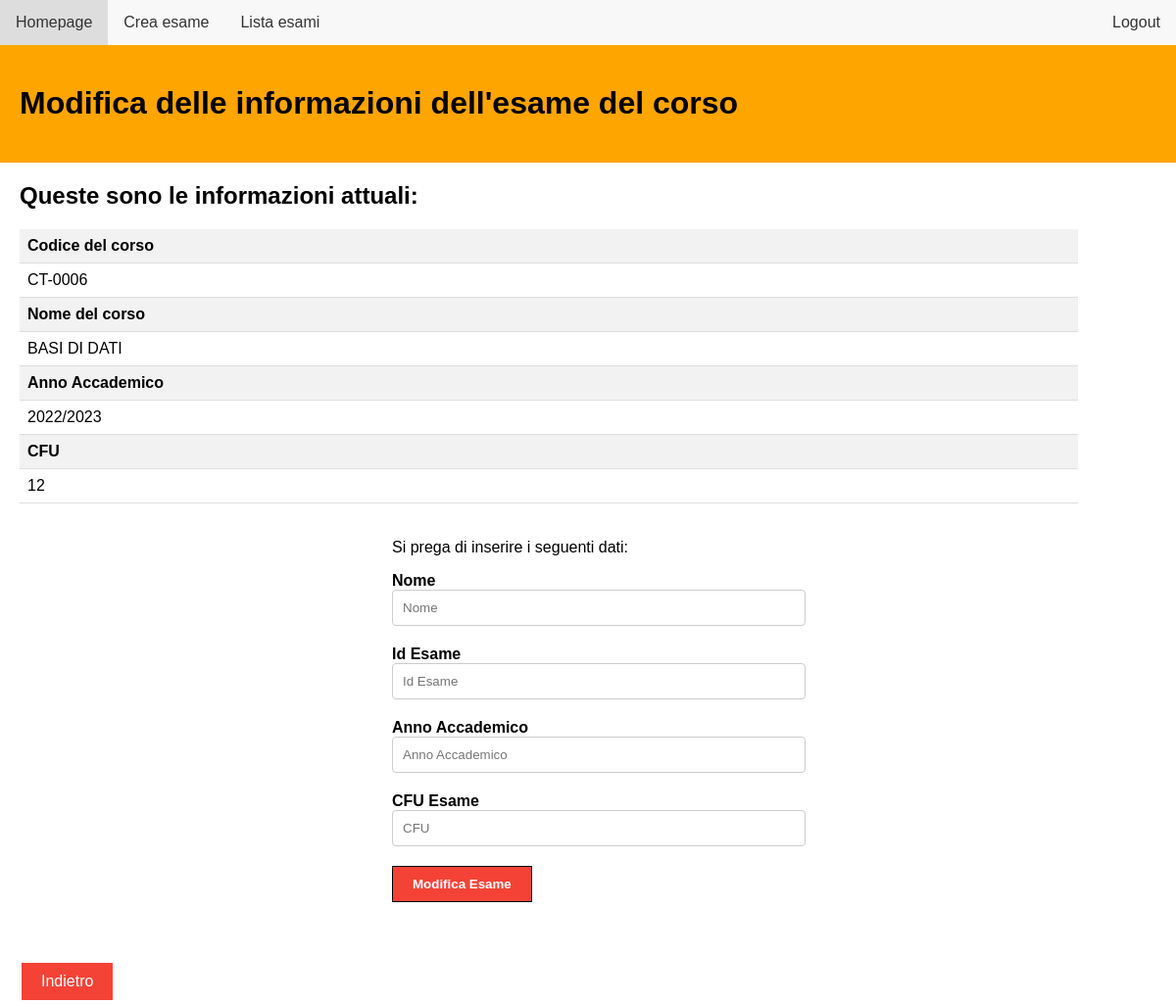
The page /modify_exam/CT-0006 (signed in) on the database its author committed.
### db_setup.py (models this page shows, shortened)
class Esame( db.Model):
    idE = db.Column(db.String(100), primary_key=True, unique = True)
    nome = db.Column(db.String(100))
    anno_accademico = db.Column(db.String(100))
    cfu = db.Column(db.Integer)

### routes.py (the view, shortened to what this page needs)
@bp.route('/modify_exam/<string:idE>', methods=['GET', 'POST'])
@login_required
def modify_exam(idE):
    from db_setup import Esame, db
    from forms import Modify_Exam
    form = Modify_Exam()
    db.session.commit()
    flask.flash('Esame aggiornato')
    esame=db.session.query(Esame).filter(Esame.idE == idE).first()
    """
        if Esame.query.filter_by(idE=idE).first() is not None:
            flask.flash('Esame già esistente', 'error')
            #return flask.redirect(flask.url_for('routes.exam_page', form=form, idE=idE, show_popup=show_popup))
        else:
            try:
                #da cambiare add
                db.session.add(esame)
                db.session.commit()
                print("Esame added successfully")
                show_popup = True
                #return flask.redirect(flask.url_for('routes.exam_page', form=form, idE=idE, show_popup=show_popup))
            except Exception as e:
                print("Error committing Esame:", e)
    """
    return flask.render_template('modify_exam.html', form=form, idE=idE, esame=esame)

### forms.py
class Modify_Exam( FlaskForm ):
    from db_setup import Esame
    nome = StringField('Nome', validators=[InputRequired(), Length(max=50)], render_kw={"placeholder": "Nome"})
    idE = StringField('Id Esame', validators=[InputRequired(), Length(max=50)], render_kw={"placeholder": "Id Esame"})
    anno_accademico = StringField('Anno Accademico', validators=[InputRequired(), Length(max=50)], render_kw={"placeholder": "Anno Accademico"})
    cfu = StringField('CFU Esame', validators=[InputRequired(), Length(max=50)], render_kw={"placeholder": "CFU Esame"})
    created = HiddenField()
    submit = SubmitField('Modifica Esame')

### routes.py (called while the page is built)
@login_manager.user_loader
def load_user(user_id):
    from db_setup import Docente
    return Docente.query.get(user_id)

### app/templates/modify_exam.html (shortened to what this page needs)
<!DOCTYPE html>
<html lang="en">
<head>
    <link rel="stylesheet" href="../static/exam_page.css">
    <link rel="stylesheet" href="../static/create_exam.css">
    <link rel="stylesheet" href="../static/goback.css">
</head>
<body>
    <ul>
        <li><a href="{{ url_for('routes.homepage') }}">Homepage</a></li>
        <li><a href="{{ url_for('routes.create_exam') }}">Crea esame</a></li>
        <li><a href="{{ url_for('routes.view_exams') }}">Lista esami</a></li>
        <li style="float:right"><a href="{{ url_for('routes.login') }}">Logout</a></li>
    </ul>
    <div id="Informazioni" class="w3-container">
        <h1>Modifica delle informazioni dell'esame del corso</h1>
    </div>
    <div id="Exam_Details">
        <h2>Queste sono le informazioni attuali:</h2>
        <table>
            <thead>
                <tr>
                    <th>Codice del corso</th>
                </tr>
            </thead>
            <tbody>
                <td>{{ esame.idE }}</td>
            </tbody>
        </table>
        <table>
            <thead>
                <tr>
                    <th>Nome del corso</th>
                </tr>
            </thead>
            <tbody>
                <td>{{ esame.nome }}</td>
            </tbody>
        </table>
        <table>
            <thead>
                <tr>
                    <th>Anno Accademico</th>
                </tr>
            </thead>
            <tbody>
                <td>{{ esame.anno_accademico }}</td>
            </tbody>
        </table>
        <table>
            <thead>
                <tr>
                    <th>CFU</th>
                </tr>
            </thead>
            <tbody>
                <td>{{ esame.cfu }}</td>
            </tbody>
        </table>
    </div>
    <form method="POST" action="{{ url_for('routes.modify_exam', idE=idE) }}">
        <p>Si prega di inserire i seguenti dati:</p>
        <div class="form-group">
            {{ form.nome.label(class="w3-label") }}
            {{ form.nome(class="w3-input w3-border", placeholder="Nome") }}
        </div>
        <div class="form-group">
            {{ form.idE.label(class="w3-label") }}
            {{ form.idE(class="w3-input w3-border", placeholder="Id Esame") }}
        </div>
        <div class="form-group">
            {{ form.anno_accademico.label(class="w3-label") }}
            {{ form.anno_accademico(class="w3-input w3-border", placeholder="Anno Accademico") }}
        </div>
        <div class="form-group">
            {{ form.cfu.label(class="w3-label") }}
            {{ form.cfu(class="w3-input w3-border", placeholder="CFU") }}
        </div>
        <div class="form-group">
            {{ form.submit(class="w3-btn w3-red w3-hover-green w3-border-black") }}
        </div>
    </form>
    <br>
    <button id="goback" onclick="goBack()" class="button-goback">Indietro</button>
</body>
</html>

### app/static/exam_page.css (style rules this page uses)
#Informazioni { background-color: orange; color:black; padding: 20px; }
.w3-label { font-weight: bold; }
body { font-family: Arial, sans-serif; margin: 0; padding: 0; }
ul { list-style-type: none; margin: 0; padding: 0; overflow: hidden; background-color: #f8f8f8; }
li { float: left; }
li a { display: block; color: #333; text-align: center; padding: 14px 16px; text-decoration: none; }
#Exam_Details, #ListaProve, #Test_Details, #ListaStudentiIscritti { position: relative; left:20px; }
table { width: 90%; border-collapse: collapse; }
th, td { text-align: left; border-bottom: 1px solid #ddd; padding: 8px; }
th { background-color: #f2f2f2; }

### app/static/create_exam.css (style rules this page uses)
.w3-label { font-weight: bold; }
body { font-family: Arial, sans-serif; margin: 0; padding: 0; }
ul { list-style-type: none; margin: 0; padding: 0; overflow: hidden; background-color: #f8f8f8; }
li { float: left; }
li a { display: block; color: #333; text-align: center; padding: 14px 16px; text-decoration: none; }
form { max-width: 400px; margin: 0 auto; padding: 20px; }
.form-group { margin-bottom: 20px; }
.w3-input { width: 100%; padding: 10px; border: 1px solid #ccc; border-radius: 4px; }
.w3-btn { padding: 10px 20px; border: none; cursor: pointer; font-weight: bold; }
.w3-red { background-color: #f44336; color: white; }
.w3-border-black { border: 1px solid black; }

### app/static/goback.css (style rules this page uses)
.button-goback { background-color: #f44336; color: white; border: none; padding: 10px 20px; text-align: center; text-decoration: none; display: inline-block; font-size: 16px; margin: 4px 2px; cursor: pointer; position: relative; left: 20px; }

### rows shown on the page
Esame: idE "CT-0006", nome "BASI DI DATI", anno_accademico "2022/2023", cfu "12"
